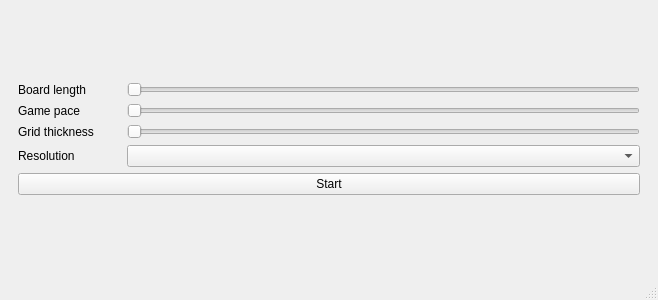
<?xml version="1.0" encoding="UTF-8"?>
<ui version="4.0">
 <class>MainWindow</class>
 <widget class="QMainWindow" name="MainWindow">
  <property name="geometry">
   <rect>
    <x>0</x>
    <y>0</y>
    <width>658</width>
    <height>300</height>
   </rect>
  </property>
  <property name="sizePolicy">
   <sizepolicy hsizetype="Preferred" vsizetype="Preferred">
    <horstretch>200</horstretch>
    <verstretch>200</verstretch>
   </sizepolicy>
  </property>
  <property name="windowTitle">
   <string>MainWindow</string>
  </property>
  <widget class="QWidget" name="centralwidget">
   <layout class="QHBoxLayout" name="horizontalLayout">
    <property name="sizeConstraint">
     <enum>QLayout::SizeConstraint::SetMinimumSize</enum>
    </property>
    <item>
     <widget class="QWidget" name="graphicsContainer" native="true">
      <layout class="QVBoxLayout" name="verticalLayout_2">
       <item>
        <layout class="QVBoxLayout" name="verticalLayout">
         <item>
          <layout class="QHBoxLayout" name="horizontalLayout_3" stretch="1,5">
           <item>
            <widget class="QLabel" name="label">
             <property name="sizePolicy">
              <sizepolicy hsizetype="Minimum" vsizetype="Minimum">
               <horstretch>0</horstretch>
               <verstretch>0</verstretch>
              </sizepolicy>
             </property>
             <property name="text">
              <string>Board length</string>
             </property>
             <property name="buddy">
              <cstring>boardLengthSlider</cstring>
             </property>
            </widget>
           </item>
           <item>
            <widget class="QSlider" name="boardLengthSlider">
             <property name="minimum">
              <number>4</number>
             </property>
             <property name="maximum">
              <number>10</number>
             </property>
             <property name="pageStep">
              <number>1</number>
             </property>
             <property name="value">
              <number>4</number>
             </property>
             <property name="orientation">
              <enum>Qt::Orientation::Horizontal</enum>
             </property>
            </widget>
           </item>
          </layout>
         </item>
         <item>
          <layout class="QHBoxLayout" name="horizontalLayout_4" stretch="1,5">
           <item>
            <widget class="QLabel" name="label_2">
             <property name="text">
              <string>Game pace</string>
             </property>
             <property name="buddy">
              <cstring>gameIntervalSlider</cstring>
             </property>
            </widget>
           </item>
           <item>
            <widget class="QSlider" name="gameIntervalSlider">
             <property name="minimum">
              <number>2</number>
             </property>
             <property name="maximum">
              <number>20</number>
             </property>
             <property name="singleStep">
              <number>1</number>
             </property>
             <property name="pageStep">
              <number>5</number>
             </property>
             <property name="orientation">
              <enum>Qt::Orientation::Horizontal</enum>
             </property>
            </widget>
           </item>
          </layout>
         </item>
         <item>
          <layout class="QHBoxLayout" name="horizontalLayout_5" stretch="1,5">
           <property name="sizeConstraint">
            <enum>QLayout::SizeConstraint::SetDefaultConstraint</enum>
           </property>
           <item>
            <widget class="QLabel" name="label_3">
             <property name="text">
              <string>Grid thickness</string>
             </property>
             <property name="buddy">
              <cstring>lineThicknessSlider</cstring>
             </property>
            </widget>
           </item>
           <item>
            <widget class="QSlider" name="lineThicknessSlider">
             <property name="maximum">
              <number>5</number>
             </property>
             <property name="pageStep">
              <number>1</number>
             </property>
             <property name="orientation">
              <enum>Qt::Orientation::Horizontal</enum>
             </property>
            </widget>
           </item>
          </layout>
         </item>
         <item>
          <layout class="QHBoxLayout" name="horizontalLayout_2" stretch="1,5">
           <item>
            <widget class="QLabel" name="label_4">
             <property name="text">
              <string>Resolution</string>
             </property>
             <property name="buddy">
              <cstring>resolutionComboBox</cstring>
             </property>
            </widget>
           </item>
           <item>
            <widget class="QComboBox" name="resolutionComboBox"/>
           </item>
          </layout>
         </item>
         <item>
          <widget class="QPushButton" name="startButton">
           <property name="text">
            <string>Start</string>
           </property>
          </widget>
         </item>
        </layout>
       </item>
      </layout>
     </widget>
    </item>
   </layout>
  </widget>
  <widget class="QMenuBar" name="menubar">
   <property name="geometry">
    <rect>
     <x>0</x>
     <y>0</y>
     <width>658</width>
     <height>24</height>
    </rect>
   </property>
  </widget>
  <widget class="QStatusBar" name="statusbar"/>
 </widget>
 <resources/>
 <connections/>
</ui>
